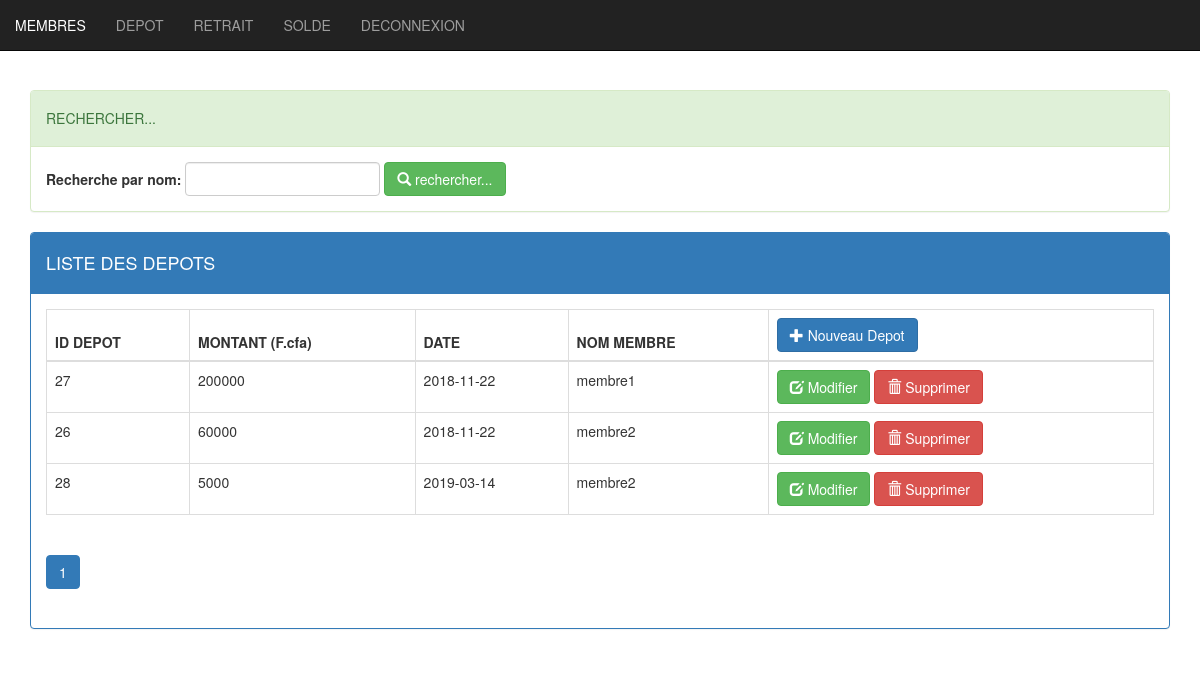
/depot.php (signed in), run on the app's committed database.
### tables this page shows
CREATE TABLE `depot` (
  `iddepot` int(11) NOT NULL,
  `montantdepot` int(255) NOT NULL,
  `datedepot` date NOT NULL,
  `id` int(11) NOT NULL
);

CREATE TABLE `membres` (
  `id` int(11) NOT NULL,
  `nom` varchar(255) NOT NULL,
  `email` varchar(255) NOT NULL,
  `telephone` varchar(255) NOT NULL,
  `login` varchar(255) NOT NULL,
  `password` varchar(255) NOT NULL,
  `role` varchar(255) NOT NULL
);

### depot.php (the view, shortened to what this page needs)
<?php
require_once ("connexion.php");
	$nommembres="";
	$taille=isset($_GET['taille'])?$_GET['taille']:5;
	$page=isset($_GET['page'])?$_GET['page']:1;
	$offset=($page-1)* $taille;
	if (isset($_GET['nommembres']))
	{ $nommembres=$_GET['nommembres'];
			$req= "SELECT iddepot,montantdepot,datedepot,nom
			FROM depot,membres
			WHERE depot.id = membres.id
			AND   nom like '%$nommembres%'
			LIMIT $taille offset $offset";
			$reqcount="SELECT count(*) as countdepot FROM depot,membres
						WHERE nom like '%$nommembres%'";
	}
else
	{
			$req= "SELECT iddepot,montantdepot,datedepot,nom
			FROM depot,membres
			WHERE depot.id = membres.id
			LIMIT $taille offset $offset";
			$reqcount="SELECT count(*) as countdepot FROM depot";
	}
$ps=$pdo->prepare($req);
$ps->execute();
$resultatcount=$pdo->query($reqcount);
$tabcount=$resultatcount->fetch();
$nbredepot=$tabcount['countdepot'];
$reste= $nbredepot % $taille;
if ($reste===0)
	$nbrepage= $nbredepot/$taille;
else
	$nbrepage=floor($nbredepot/$taille)+1;
?>
<!DOCTYPE html>
<html>
<head>
 <link href="bootstrap/css/bootstrap.min.css" rel="stylesheet" type="text/css">
 <link href="bootstrap/css/style.css" rel="stylesheet" type="text/css">
 </head>
 <body>
 <?php require_once ("menuadmin.php"); ?>
 <div class="container espace">
 <div class="panel panel-success">
 <div class="panel-heading"> <h5>RECHERCHER...</h5></div>
 <div class="panel-body">
 <form method="get" action="depot.php" class="form-inline">
 <div class="form-group">
 <label class="control-label"> Recherche par nom: </label>
							<input type="text" name="nommembres" class="form-control" value="<?php echo ($nommembres) ?>">
 <button type="submit" class="btn btn-success"> <span class ="glyphicon glyphicon-search"></span> rechercher... </button>
 </div>
</form>
 </div>
 </div>
 <div class="panel panel-primary">
 <div class="panel-heading"> <h4>LISTE DES DEPOTS</h4></div>
 <div class="panel-body">
 <table class="table table-bordered">
	<thead>
		<tr>
			<th>ID DEPOT</th>
            <th>MONTANT (F.cfa)</th>
            <th>DATE</th>
			<th>NOM MEMBRE</th>
			<th><a href="ajouterdepot" class="btn btn-primary" role="button"> <span class ="glyphicon glyphicon-plus"></span> Nouveau Depot</a>  </th>
		</tr>
	</thead>
 <tbody>
<?php while($depot = $ps->fetch()) {?>
	<tr>
			<td> <?php echo ($depot['iddepot']) ?> </td>
            <td> <?php echo ($depot['montantdepot']) ?> </td>
            <td> <?php echo ($depot['datedepot']) ?> </td>
             <td> <?php echo ($depot['nom']) ?> </td>
			<td>
			<a href="modifierdepot.php?iddepot=<?php echo ($depot['iddepot']) ?>" class="btn btn-success" role="button"> <span class ="glyphicon glyphicon-edit"></span> Modifier </a>
			<a onclick="return confirm('Êtes Vous Sûre ...?');" href="supprimerdepot.php?iddepot=<?php echo ($depot['iddepot']) ?>" class="btn btn-danger" role="button"> <span class ="glyphicon glyphicon-trash"></span> Supprimer </a>
			</td>
	</tr>
<?php } ?>
 </tbody>
 </table>
 <div >
 <ul class="pagination">
	<?php for ($i=1; $i<=$nbrepage; $i++) {?>
	<li class="<?php if($page==$i) echo 'active' ?>">
	<a href="depot.php?page=<?php echo $i; ?> "> <?php echo $i; ?></a>
	</li>
	<?php } ?>
</ul>
 </div>
 </div>
 </div>
 </body>
 </html>

### menuadmin.php
require_once ("session.php");
<nav class="navbar navbar-inverse navbar-fixed-top">
	<ul class="nav navbar-nav">
  <li class="nav-item"> <a class="nav-link" href="membres.php"> MEMBRES </a> </li>
  <li class="nav-item"> <a class="nav-link" href="depot.php"> DEPOT </a> </li>
  <li class="nav-item"> <a class="nav-link" href="retrait.php"> RETRAIT </a> </li>
  <li class="nav-item"> <a class="nav-link" href="solde.php"> SOLDE </a> </li>
  <li class="nav-item"> <a class="nav-link" href="logout.php"> DECONNEXION </a> </li>
	</ul>
</nav>

### data on the page
depot: iddepot "27", montantdepot "200000", datedepot "2018-11-22", membres.nom "membre1"
depot: iddepot "26", montantdepot "60000", datedepot "2018-11-22", membres.nom "membre2"
depot: iddepot "28", montantdepot "5000", datedepot "2019-03-14", membres.nom "membre2"
